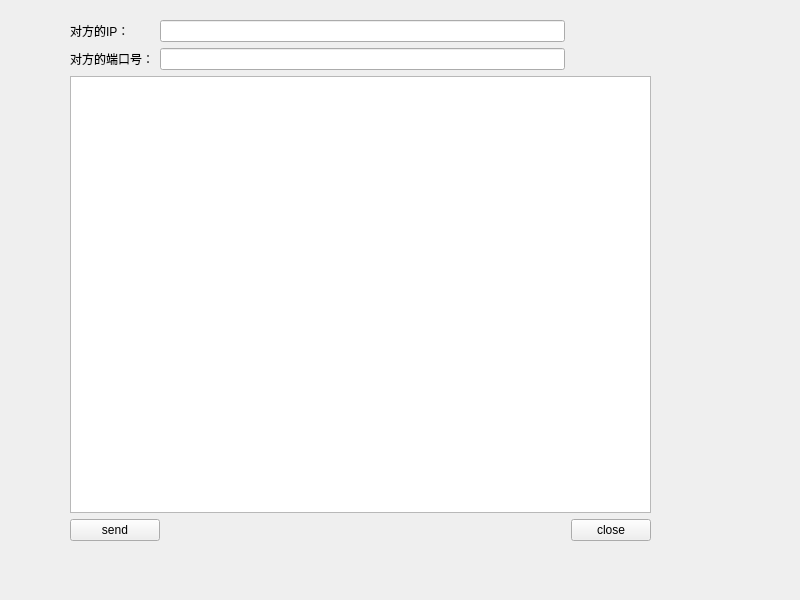
<?xml version="1.0" encoding="UTF-8"?>
<ui version="4.0">
 <class>UDPWidget</class>
 <widget class="QWidget" name="UDPWidget">
  <property name="geometry">
   <rect>
    <x>0</x>
    <y>0</y>
    <width>800</width>
    <height>600</height>
   </rect>
  </property>
  <property name="windowTitle">
   <string>UDPWidget</string>
  </property>
  <widget class="QWidget" name="">
   <property name="geometry">
    <rect>
     <x>70</x>
     <y>20</y>
     <width>581</width>
     <height>521</height>
    </rect>
   </property>
   <layout class="QGridLayout" name="gridLayout">
    <item row="0" column="0">
     <widget class="QLabel" name="label">
      <property name="text">
       <string>对方的IP：</string>
      </property>
     </widget>
    </item>
    <item row="0" column="1" colspan="2">
     <widget class="QLineEdit" name="lineEditIP"/>
    </item>
    <item row="1" column="0">
     <widget class="QLabel" name="label_2">
      <property name="text">
       <string>对方的端口号：</string>
      </property>
     </widget>
    </item>
    <item row="1" column="1" colspan="2">
     <widget class="QLineEdit" name="lineEditPort"/>
    </item>
    <item row="2" column="0" colspan="4">
     <widget class="QTextEdit" name="textEdit"/>
    </item>
    <item row="3" column="0" colspan="2">
     <widget class="QPushButton" name="pushButtonSend">
      <property name="text">
       <string>send</string>
      </property>
     </widget>
    </item>
    <item row="3" column="2">
     <spacer name="horizontalSpacer">
      <property name="orientation">
       <enum>Qt::Horizontal</enum>
      </property>
      <property name="sizeHint" stdset="0">
       <size>
        <width>168</width>
        <height>20</height>
       </size>
      </property>
     </spacer>
    </item>
    <item row="3" column="3">
     <widget class="QPushButton" name="pushButtonClose">
      <property name="text">
       <string>close</string>
      </property>
     </widget>
    </item>
   </layout>
  </widget>
 </widget>
 <resources/>
 <connections/>
</ui>
